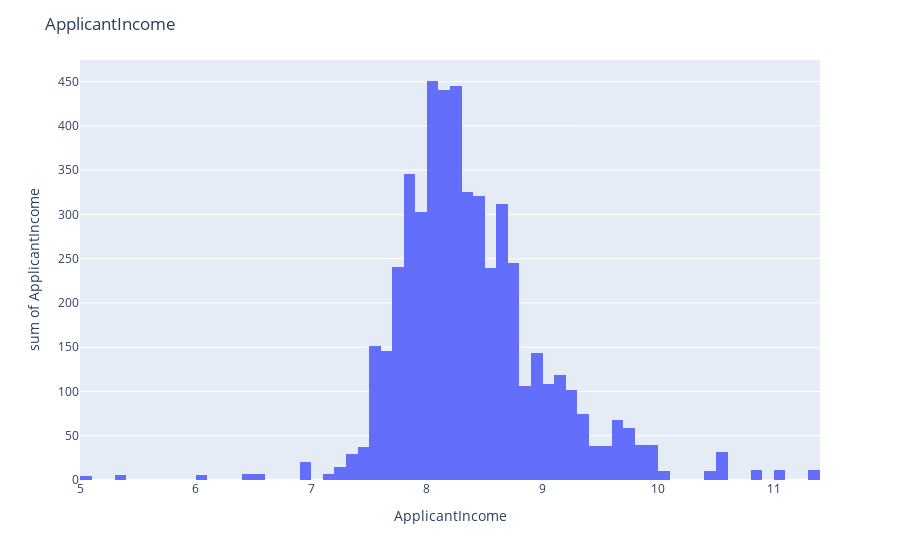
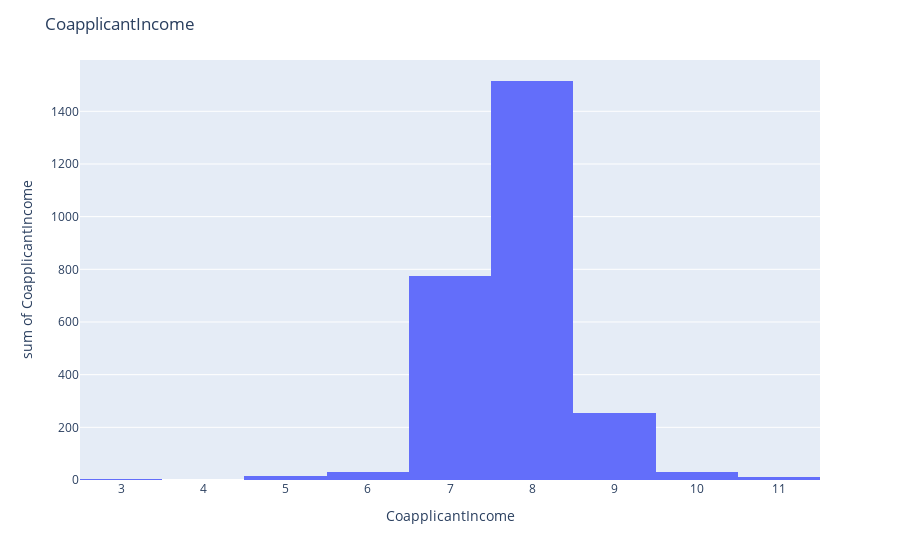
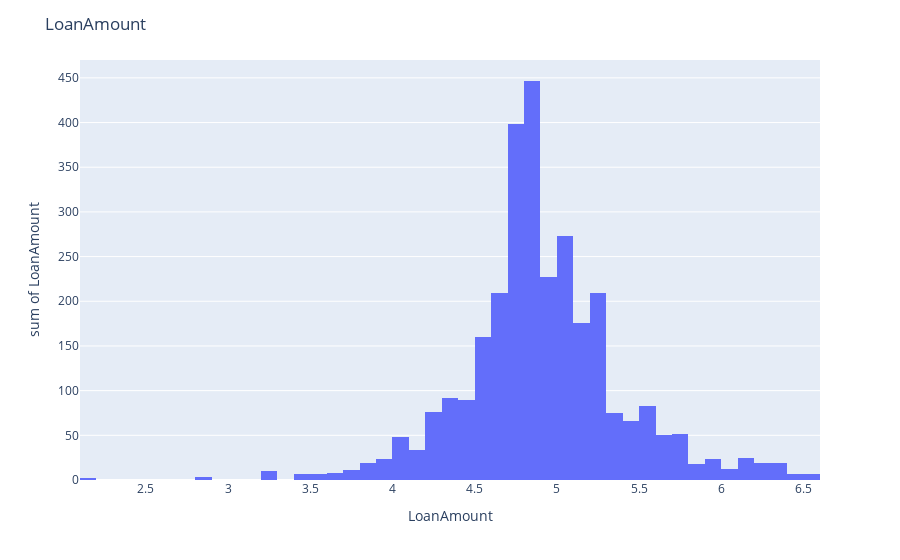

The code cell stored with these charts, in order, in its notebook:
### Code cell
plt.figure(figsize=(10,4))
fig = plyx.histogram(data["ApplicantIncome"],x ="ApplicantIncome" ,y = "ApplicantIncome" )
fig.update_layout(title="ApplicantIncome")
fig.show()

fig = plyx.histogram(data["CoapplicantIncome"],x ="CoapplicantIncome" ,y = "CoapplicantIncome" )
fig.update_layout(title="CoapplicantIncome")
fig.show()

fig = plyx.histogram(data["LoanAmount"],x ="LoanAmount" ,y = "LoanAmount" )
fig.update_layout(title="LoanAmount")
fig.show()

### Figure 1 — Plotly figure (JSON) as saved in the notebook; plotly's stock layout.template omitted (floating-point values rounded to 4 significant figures; data arrays with more than 128 entries replaced by an {"elided": "..."} marker saying what was removed)
{"data": [{"alignmentgroup": "True", "bingroup": "x", "histfunc": "sum", "hovertemplate": "ApplicantIncome=%{x}<br>sum of ApplicantIncome=%{y}<extra></extra>", "legendgroup": "", "marker": {"color": "#636efa", "pattern": {"shape": ""}}, "name": "", "offsetgroup": "", "orientation": "v", "showlegend": false, "type": "histogram", "x": {"elided": "614 float values"}, "xaxis": "x", "y": {"elided": "614 float values"}, "yaxis": "y"}], "layout": {"autosize": true, "barmode": "relative", "legend": {"tracegroupgap": 0}, "margin": {"t": 60}, "title": {"text": "ApplicantIncome"}, "xaxis": {"anchor": "y", "autorange": true, "domain": [0, 1], "range": [5.0, 11.4], "title": {"text": "ApplicantIncome"}, "type": "linear"}, "yaxis": {"anchor": "x", "autorange": true, "domain": [0, 1], "range": [0, 474.4], "title": {"text": "sum of ApplicantIncome"}, "type": "linear"}}}

### Figure 2 — Plotly figure (JSON) as saved in the notebook; plotly's stock layout.template omitted (floating-point values rounded to 4 significant figures; data arrays with more than 128 entries replaced by an {"elided": "..."} marker saying what was removed)
{"data": [{"alignmentgroup": "True", "bingroup": "x", "histfunc": "sum", "hovertemplate": "CoapplicantIncome=%{x}<br>sum of CoapplicantIncome=%{y}<extra></extra>", "legendgroup": "", "marker": {"color": "#636efa", "pattern": {"shape": ""}}, "name": "", "offsetgroup": "", "orientation": "v", "showlegend": false, "type": "histogram", "x": {"elided": "614 float values"}, "xaxis": "x", "y": {"elided": "614 float values"}, "yaxis": "y"}], "layout": {"autosize": true, "barmode": "relative", "legend": {"tracegroupgap": 0}, "margin": {"t": 60}, "title": {"text": "CoapplicantIncome"}, "xaxis": {"anchor": "y", "autorange": true, "domain": [0, 1], "range": [2.5, 11.5], "title": {"text": "CoapplicantIncome"}, "type": "linear"}, "yaxis": {"anchor": "x", "autorange": true, "domain": [0, 1], "range": [0, 1595.0], "title": {"text": "sum of CoapplicantIncome"}, "type": "linear"}}}

### Figure 3 — Plotly figure (JSON) as saved in the notebook; plotly's stock layout.template omitted (floating-point values rounded to 4 significant figures; data arrays with more than 128 entries replaced by an {"elided": "..."} marker saying what was removed)
{"data": [{"alignmentgroup": "True", "bingroup": "x", "histfunc": "sum", "hovertemplate": "LoanAmount=%{x}<br>sum of LoanAmount=%{y}<extra></extra>", "legendgroup": "", "marker": {"color": "#636efa", "pattern": {"shape": ""}}, "name": "", "offsetgroup": "", "orientation": "v", "showlegend": false, "type": "histogram", "x": {"elided": "614 float values"}, "xaxis": "x", "y": {"elided": "614 float values"}, "yaxis": "y"}], "layout": {"autosize": true, "barmode": "relative", "legend": {"tracegroupgap": 0}, "margin": {"t": 60}, "title": {"text": "LoanAmount"}, "xaxis": {"anchor": "y", "autorange": true, "domain": [0, 1], "range": [2.1, 6.6], "title": {"text": "LoanAmount"}, "type": "linear"}, "yaxis": {"anchor": "x", "autorange": true, "domain": [0, 1], "range": [0, 470.0], "title": {"text": "sum of LoanAmount"}, "type": "linear"}}}
